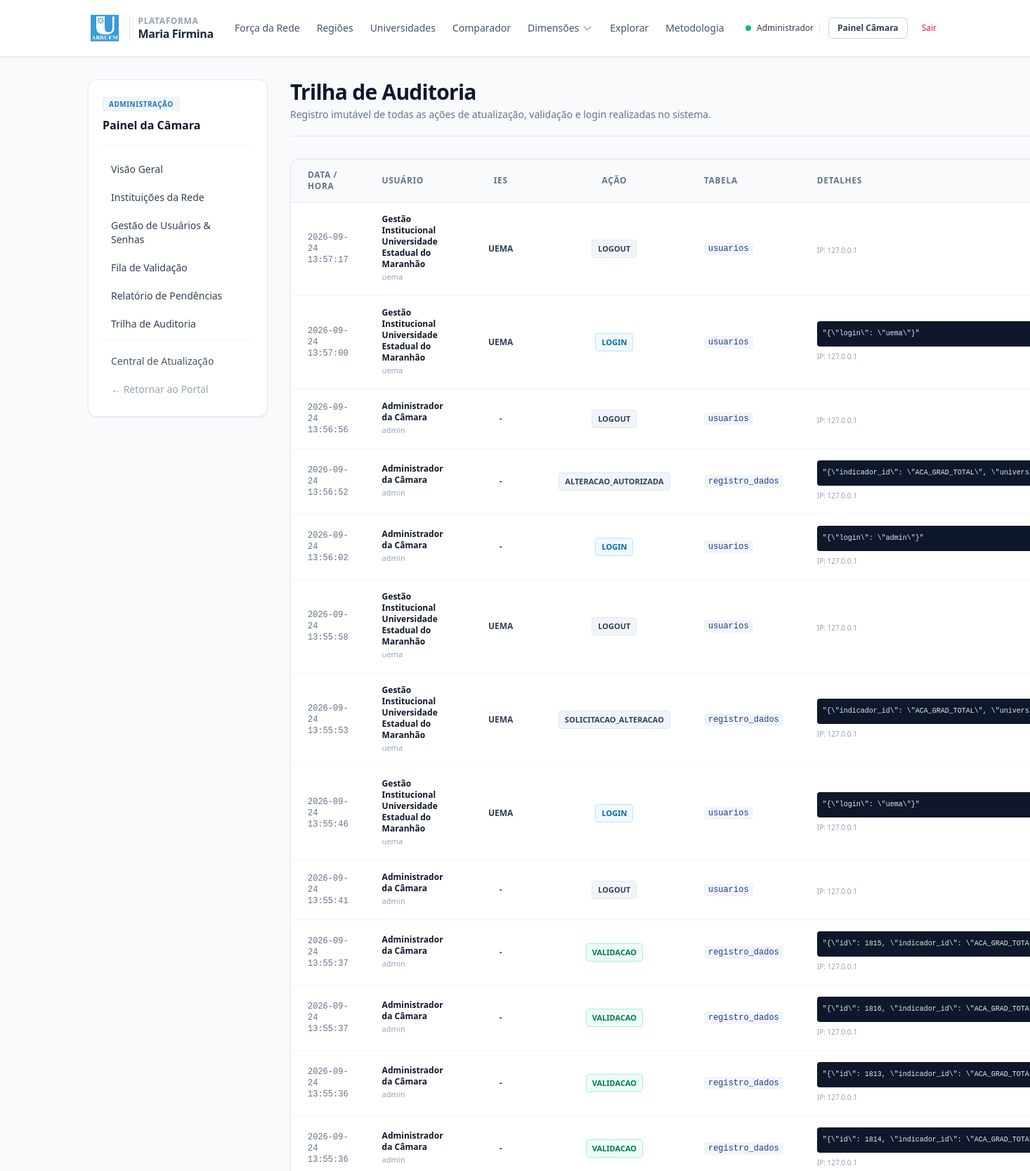
Screenshot of /admin/auditoria (signed in, upper part) with the database file from the repository.
### tables this page shows
CREATE TABLE auditoria (
    id INTEGER PRIMARY KEY AUTOINCREMENT,
    usuario_id INTEGER,
    universidade_id TEXT,
    tabela_afetada TEXT NOT NULL,
    acao TEXT NOT NULL,
    dados_antigos TEXT,
    dados_novos TEXT,
    ip_origem TEXT,
    criado_em DATETIME DEFAULT CURRENT_TIMESTAMP,
    FOREIGN KEY (usuario_id) REFERENCES usuarios(id) ON DELETE SET NULL,
    FOREIGN KEY (universidade_id) REFERENCES universidades(id) ON DELETE SET NULL
);

CREATE TABLE usuarios (
    id INTEGER PRIMARY KEY AUTOINCREMENT,
    nome TEXT NOT NULL,
    email TEXT NOT NULL UNIQUE,
    senha_hash TEXT NOT NULL,
    perfil TEXT NOT NULL,
    universidade_id TEXT,
    precisa_trocar_senha INTEGER DEFAULT 0,
    ativo INTEGER DEFAULT 1,
    criado_em DATETIME DEFAULT CURRENT_TIMESTAMP,
    FOREIGN KEY (universidade_id) REFERENCES universidades(id) ON DELETE SET NULL
);

CREATE TABLE universidades (
    id TEXT PRIMARY KEY,
    sigla TEXT NOT NULL UNIQUE,
    nome TEXT NOT NULL,
    tipo TEXT NOT NULL,
    uf TEXT NOT NULL,
    regiao TEXT NOT NULL,
    municipio_sede TEXT,
    ano_filiacao INTEGER,
    status TEXT DEFAULT 'ATIVA',
    criado_em DATETIME DEFAULT CURRENT_TIMESTAMP
, autonomia_financeira INTEGER DEFAULT 0);

### app/controllers/admin_controller.py (the view)
@admin_bp.route('/auditoria')
def auditoria():
    aud_repo = AuditoriaRepository()
    registros_aud = aud_repo.listar_ultimas(100)
    return render_template('admin/auditoria.html', auditoria=registros_aud)

### app/controllers/admin_controller.py (called while the page is built)
@admin_bp.before_request
def verificar_acesso_admin():
    if not AuthService.esta_autenticado() or not AuthService.exigir_admin():
        abort(403)

### app/repositories/auditoria_repository.py (called while the page is built)
    def listar_ultimas(self, limite=100):
        sql = """
            SELECT a.*, u.nome as usuario_nome, u.email as usuario_email,
                   uni.sigla as universidade_sigla
            FROM auditoria a
            LEFT JOIN usuarios u ON a.usuario_id = u.id
            LEFT JOIN universidades uni ON a.universidade_id = uni.id
            ORDER BY a.criado_em DESC
            LIMIT %s
        """
        return self.executar_consulta(sql, (limite,))

### app/repositories/base_repository.py (called while the page is built)
    def executar_consulta(self, sql, parametros=None):
        sql_sqlite = sql.replace('%s', '?')
        conn = get_db_connection()
        try:
            cursor = conn.cursor()
            cursor.execute(sql_sqlite, parametros or ())
            return cursor.fetchall()
        finally:
            conn.close()

### app/services/auth_service.py (called while the page is built)
    @staticmethod
    def esta_autenticado():
        return 'usuario_id' in session

    @staticmethod
    def exigir_admin():
        return session.get('perfil') == 'ADMIN_CAMARA'

### database/connection.py (called while the page is built)
def dict_factory(cursor, row):
    d = {}
    for idx, col in enumerate(cursor.description):
        d[col[0]] = row[idx]
    return d

def get_db_connection():
    caminho_db = Path(Config.DB_PATH)
    caminho_db.parent.mkdir(parents=True, exist_ok=True)
    conn = sqlite3.connect(str(caminho_db), timeout=30.0)
    conn.row_factory = dict_factory
    conn.execute("PRAGMA foreign_keys = ON;")
    return conn

### app/templates/admin/auditoria.html (shortened to what this page needs)
{% extends 'layouts/base.html' %}
{% block content %}
<div class="flex flex-col lg:flex-row items-start gap-8">
    {% include 'layouts/sidebar_admin.html' %}
    <div class="flex-1 w-full space-y-8">
        <div class="border-b border-slate-200 pb-5">
            <h1 class="text-2xl sm:text-3xl font-bold text-slate-900 tracking-tight">Trilha de Auditoria</h1>
            <p class="text-sm text-slate-500 mt-1">Registro imutável de todas as ações de atualização, validação e login realizadas no sistema.</p>
        </div>
        <div class="bg-white rounded-xl border border-slate-200 shadow-sm overflow-hidden">
            <div class="overflow-x-auto">
                <table class="w-full text-left text-sm text-slate-600">
                    <thead class="bg-slate-50 text-xs font-semibold uppercase tracking-wider text-slate-500 border-b border-slate-200">
                        <tr>
                            <th scope="col" class="px-6 py-3.5 w-1/6">Data / Hora</th>
                            <th scope="col" class="px-6 py-3.5 w-1/5">Usuário</th>
                            <th scope="col" class="px-6 py-3.5 w-1/12 text-center">IES</th>
                            <th scope="col" class="px-6 py-3.5 text-center w-1/12">Ação</th>
                            <th scope="col" class="px-6 py-3.5 w-1/6">Tabela</th>
                            <th scope="col" class="px-6 py-3.5 w-1/4">Detalhes</th>
                        </tr>
                    </thead>
                    <tbody class="divide-y divide-slate-100">
                        {% for a in auditoria %}
                        <tr class="hover:bg-slate-50/80 transition-colors">
                            <td class="px-6 py-4 font-mono text-xs text-slate-500">{{ a.criado_em }}</td>
                            <td class="px-6 py-4">
                                <strong class="text-slate-900 text-xs block">{{ a.usuario_nome or 'Sistema' }}</strong>
                                <span class="text-[11px] text-slate-400 block truncate">{{ a.usuario_email or '' }}</span>
                            </td>
                            <td class="px-6 py-4 text-center font-semibold text-slate-700 text-xs">
                                {{ a.universidade_sigla or '-' }}
                            </td>
                            <td class="px-6 py-4 text-center">
                                <span class="inline-flex items-center px-2 py-0.5 rounded text-[11px] font-bold uppercase
                                    {% if a.acao == 'LOGIN' %} bg-sky-50 text-sky-700 border border-sky-200
                                    {% elif a.acao == 'VALIDACAO' %} bg-emerald-50 text-emerald-700 border border-emerald-200
                                    {% elif a.acao == 'UPDATE' %} bg-amber-50 text-amber-700 border border-amber-200
                                    {% else %} bg-slate-100 text-slate-700 border border-slate-200 {% endif %}">
                                    {{ a.acao }}
                                </span>
                            </td>
                            <td class="px-6 py-4 font-mono text-xs text-slate-600">
                                <code>{{ a.tabela_afetada }}</code>
                            </td>
                            <td class="px-6 py-4">
                                {% if a.dados_novos %}
                                    <pre class="bg-slate-900 text-slate-200 text-[10px] p-2 rounded max-h-24 overflow-y-auto font-mono">{{ a.dados_novos | tojson(indent=2) }}</pre>
                                {% endif %}
                                <span class="text-[10px] text-slate-400 block mt-1">IP: {{ a.ip_origem or '127.0.0.1' }}</span>
                            </td>
                        </tr>
                        {% else %}
                        <tr>
                            <td colspan="6" class="px-6 py-8 text-center text-sm text-slate-400">Nenhum evento registrado na auditoria até o momento.</td>
                        </tr>
                        {% endfor %}
                    </tbody>
                </table>
            </div>
        </div>
    </div>
</div>
{% endblock %}

### app/static/css/main.css (style rules this page uses)
:root { --primary: #1e3a8a; --primary-hover: #1e40af; --primary-light: #eff6ff; --secondary: #0f172a; --accent: #0284c7; --success: #16a34a; --warning: #d97706; --danger: #dc2626; --bg-page: #f8fafc; --bg-card: #ffffff; --border-color: #e2e8f0; --text-main: #0f172a; --text-muted: #64748b; --font-sans: -apple-system, BlinkMacSystemFont, "Segoe UI", Roboto, Helvetica, Arial, sans-serif; --font-mono: ui-monospace, SFMono-Regular, Menlo, Monaco, Consolas, monospace; }
*, *::before, *::after { box-sizing: border-box; margin: 0; padding: 0; }
code { font-family: var(--font-mono); background-color: #f1f5f9; padding: 2px 6px; border-radius: 4px; font-size: 0.85em; color: var(--primary); }
.text-center { text-align: center; }

### rows the page displays
auditoria: criado_em "2026-09-24 13:57:17", nome "Gestão Institucional Universidade Estadual do Maranhão", email "uema", sigla "UEMA", acao "LOGOUT", tabela_afetada "usuarios", ip_origem "127.0.0.1"
auditoria: criado_em "2026-09-24 13:57:00", nome "Gestão Institucional Universidade Estadual do Maranhão", email "uema", sigla "UEMA", acao "LOGIN", tabela_afetada "usuarios", dados_novos|tojson "\"{\\\"login\\\": \\\"uema\\\"}\"", ip_origem "127.0.0.1"
auditoria: criado_em "2026-09-24 13:56:56", nome "Administrador da Câmara", email "admin", universidade_sigla "-", acao "LOGOUT", tabela_afetada "usuarios", ip_origem "127.0.0.1"
auditoria: criado_em "2026-09-24 13:56:52", nome "Administrador da Câmara", email "admin", universidade_sigla "-", acao "ALTERACAO_AUTORIZADA", tabela_afetada "registro_dados", dados_novos|tojson "\"{\\\"indicador_id\\\": \\\"ACA_GRAD_TOTAL\\\",…", ip_origem "127.0.0.1"
auditoria: criado_em "2026-09-24 13:56:02", nome "Administrador da Câmara", email "admin", universidade_sigla "-", acao "LOGIN", tabela_afetada "usuarios", dados_novos|tojson "\"{\\\"login\\\": \\\"admin\\\"}\"", ip_origem "127.0.0.1"
auditoria: criado_em "2026-09-24 13:55:58", nome "Gestão Institucional Universidade Estadual do Maranhão", email "uema", sigla "UEMA", acao "LOGOUT", tabela_afetada "usuarios", ip_origem "127.0.0.1"
auditoria: criado_em "2026-09-24 13:55:53", nome "Gestão Institucional Universidade Estadual do Maranhão", email "uema", sigla "UEMA", acao "SOLICITACAO_ALTERACAO", tabela_afetada "registro_dados", dados_novos|tojson "\"{\\\"indicador_id\\\": \\\"ACA_GRAD_TOTAL\\\",…", ip_origem "127.0.0.1"
auditoria: criado_em "2026-09-24 13:55:46", nome "Gestão Institucional Universidade Estadual do Maranhão", email "uema", sigla "UEMA", acao "LOGIN", tabela_afetada "usuarios", dados_novos|tojson "\"{\\\"login\\\": \\\"uema\\\"}\"", ip_origem "127.0.0.1"
auditoria: criado_em "2026-09-24 13:55:41", nome "Administrador da Câmara", email "admin", universidade_sigla "-", acao "LOGOUT", tabela_afetada "usuarios", ip_origem "127.0.0.1"
auditoria: criado_em "2026-09-24 13:55:37", nome "Administrador da Câmara", email "admin", universidade_sigla "-", acao "VALIDACAO", tabela_afetada "registro_dados", dados_novos|tojson "\"{\\\"id\\\": 1815, \\\"indicador_id\\\":…", ip_origem "127.0.0.1"
auditoria: criado_em "2026-09-24 13:55:37", nome "Administrador da Câmara", email "admin", universidade_sigla "-", acao "VALIDACAO", tabela_afetada "registro_dados", dados_novos|tojson "\"{\\\"id\\\": 1816, \\\"indicador_id\\\":…", ip_origem "127.0.0.1"
auditoria: criado_em "2026-09-24 13:55:36", nome "Administrador da Câmara", email "admin", universidade_sigla "-", acao "VALIDACAO", tabela_afetada "registro_dados", dados_novos|tojson "\"{\\\"id\\\": 1813, \\\"indicador_id\\\":…", ip_origem "127.0.0.1"
auditoria: criado_em "2026-09-24 13:55:36", nome "Administrador da Câmara", email "admin", universidade_sigla "-", acao "VALIDACAO", tabela_afetada "registro_dados", dados_novos|tojson "\"{\\\"id\\\": 1814, \\\"indicador_id\\\":…", ip_origem "127.0.0.1"

### other values shown
{{ session.get('nome').split()[0] }} "Administrador"
